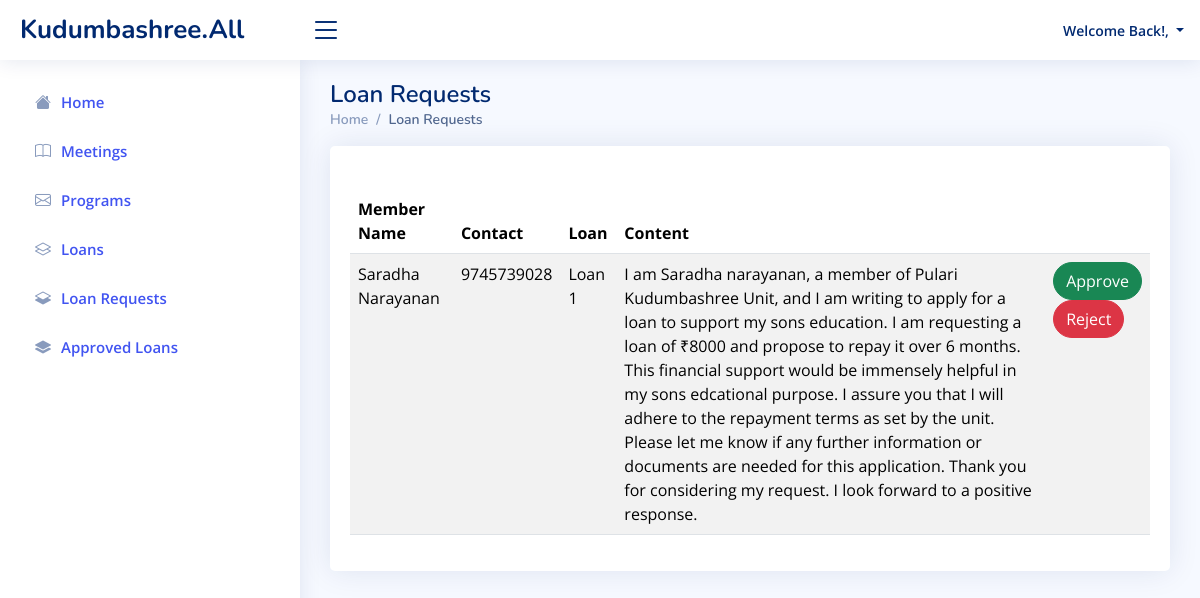
Screenshot of /Project/Secretary/ViewLoanRequest.php with the database file from the repository.
### tables this page shows
CREATE TABLE `tbl_loanapply` (
  `loanapply_id` int(11) NOT NULL,
  `loan_id` int(11) NOT NULL,
  `member_id` int(11) NOT NULL,
  `loanapply_status` int(11) NOT NULL DEFAULT 0,
  `loanapply_date` date NOT NULL,
  `loanapply_content` varchar(1000) NOT NULL
);

CREATE TABLE `tbl_member` (
  `member_id` int(11) NOT NULL,
  `member_name` varchar(50) NOT NULL,
  `member_address` varchar(100) NOT NULL,
  `member_email` varchar(50) NOT NULL,
  `member_password` varchar(50) NOT NULL,
  `member_proof` varchar(100) NOT NULL,
  `member_photo` varchar(100) NOT NULL,
  `member_status` int(11) NOT NULL DEFAULT 0,
  `member_contact` varchar(20) NOT NULL
);

CREATE TABLE `tbl_loan` (
  `loan_id` int(11) NOT NULL,
  `loan_name` varchar(50) NOT NULL,
  `loan_desc` varchar(1000) NOT NULL
);

### Project/Secretary/ViewLoanRequest.php (the view, shortened to what this page needs)
<?php
include("Head.php");
?>
<?php
include("../Assets/Connection/Connection.php");
?>
<!DOCTYPE html PUBLIC "-//W3C//DTD XHTML 1.0 Transitional//EN" "http://www.w3.org/TR/xhtml1/DTD/xhtml1-transitional.dtd">
<html xmlns="http://www.w3.org/1999/xhtml">
<head>
</head>
<body>
<div class="pagetitle">
    <h1>Loan Requests</h1>
    <nav>
      <ol class="breadcrumb">
        <li class="breadcrumb-item"><a href="SecretaryHomepage.php">Home</a></li>
        <li class="breadcrumb-item active">Loan Requests</li>
      </ol>
    </nav>
  </div>
  <div class="card">
    <div class="card-body">
      <h5 class="card-title"></h5>
      <table class="table table-striped">
        <thead>
          <tr>
            <th scope="col">Member Name</th>
            <th scope="col">Contact</th>
            <th scope="col">Loan</th>
            <th scope="col">Content</th>
            <th scope="col"></th>
          </tr>
        </thead>
        <?php
	    $selQry="SELECT *
FROM ((tbl_loanapply INNER JOIN tbl_member ON tbl_loanapply.member_id = tbl_member.member_id) INNER JOIN tbl_loan ON tbl_loanapply.loan_id = tbl_loan.loan_id) where loanapply_status=0";
		$result=$con->query($selQry);
		while($data=$result->fetch_assoc())
		{
	  ?>
      <tr>
        <td><?php echo $data["member_name"]; ?></td>
        <td><?php echo $data["member_contact"]; ?></td>
        <td><?php echo $data["loan_name"]; ?></td>
        <td><?php echo $data["loanapply_content"]; ?></td>
        <td>
			<button class="btn btn-success rounded-pill"><a style="color:white;" href="ViewLoanRequest.php?aid=<?php echo $data["loanapply_id"];?>">Approve</a></button><br />
      <button class="btn btn-danger rounded-pill"><a style="color:white;" href="ViewLoanRequest.php?rid=<?php echo $data["loanapply_id"];?>">Reject</a></button>
		</td>
  </tr>
      <?php
		}
	?>
      </table>
    </div>
  </div>
</body>
</html>
<?php
include("Foot.php");
?>

### Project/Assets/Templates/Admin/assets/css/style.css (style rules this page uses)
:root { scroll-behavior: smooth; }
body { font-family: "Open Sans", sans-serif; background: #f6f9ff; color: #444444; }
a { color: #4154f1; text-decoration: none; }
h1, h2, h3, h4, h5, h6 { font-family: "Nunito", sans-serif; }
.pagetitle { margin-bottom: 10px; }
.pagetitle h1 { font-size: 24px; margin-bottom: 0; font-weight: 600; color: #012970; }
.card { margin-bottom: 30px; border: none; border-radius: 5px; box-shadow: 0px 0 30px rgba(1, 41, 112, 0.1); }
.card-title { padding: 20px 0 15px 0; font-size: 18px; font-weight: 500; color: #012970; font-family: "Poppins", sans-serif; }
.card-body { padding: 0 20px 20px 20px; }
.breadcrumb { font-size: 14px; font-family: "Nunito", sans-serif; color: #899bbd; font-weight: 600; }
.breadcrumb a { color: #899bbd; transition: 0.3s; }
.breadcrumb .breadcrumb-item::before { color: #899bbd; }
.breadcrumb .active { color: #51678f; font-weight: 600; }

### rows the page displays
tbl_loanapply: member.member_name "Saradha Narayanan", member.member_contact "9745739028", loan.loan_name "Loan 1", loanapply_content "I am Saradha narayanan, a member of Pulari Kudumbashree Unit, and I am writing to apply for a loan to support my sons education. I am requesting a loan of ₹8000 and propose to repay it over 6 months. This financial support would be immensely helpful in my sons edcational purpose. I assure you that I will adhere to the repayment terms as set by the unit. Please let me know if any further information or documents are needed for this application. Thank you for considering my request. I look forward to a positive response."
